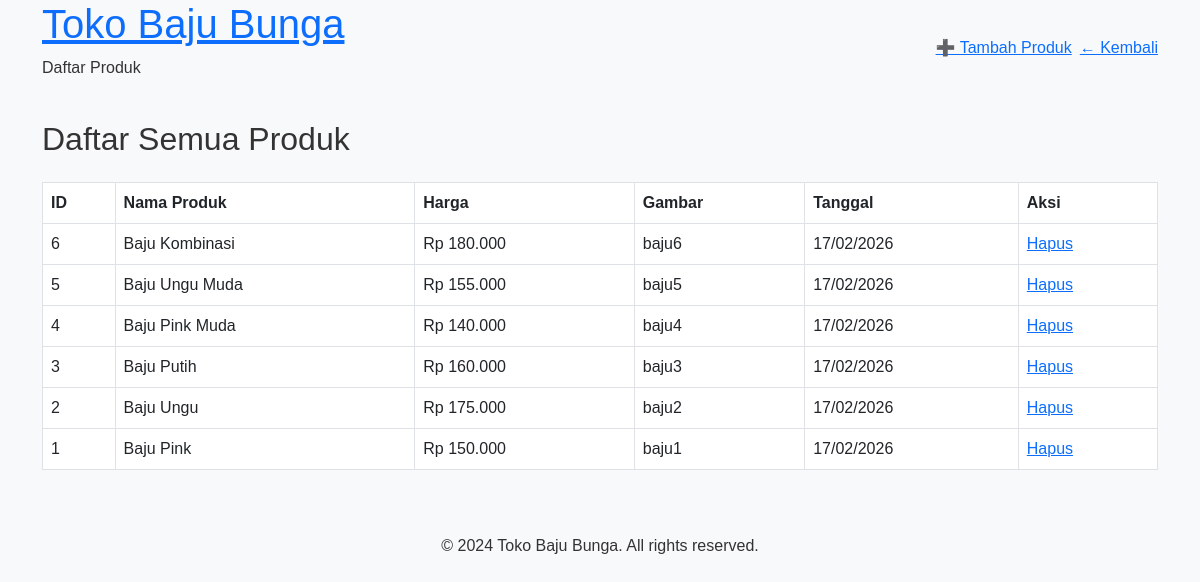
Screenshot of /daftar_produk.php (signed in) with the database file from the repository.
### tables this page shows
CREATE TABLE IF NOT EXISTS produk (
    id INT AUTO_INCREMENT PRIMARY KEY,
    nama VARCHAR(100) NOT NULL,
    harga INT NOT NULL,
    gambar VARCHAR(100),
    created_at TIMESTAMP DEFAULT CURRENT_TIMESTAMP
);

### daftar_produk.php (the view, shortened to what this page needs)
<?php
require_once 'config.php';
$sql = "SELECT * FROM produk ORDER BY id DESC";
$hasil = mysqli_query($conn, $sql);
?>
<!DOCTYPE html>
<html lang="id">
<head>
    <link href="https://cdn.jsdelivr.net/npm/bootstrap@5.3.0/dist/css/bootstrap.min.css" rel="stylesheet">
    <link rel="stylesheet" href="style.css">
</head>
<body>
    <header class="header">
        <div class="container">
            <div class="d-flex justify-content-between align-items-center">
                <div>
                    <h1><a href="index.php" class="header-link">Toko Baju Bunga</a></h1>
                    <p>Daftar Produk</p>
                </div>
                <div class="d-flex gap-2 align-items-center">
                    <a href="tambah_produk.php" class="btn-beli">➕ Tambah Produk</a>
                    <a href="admin.php" class="btn-keranjang">← Kembali</a>
                </div>
            </div>
        </div>
    </header>
    <main class="container mt-4">
        <h2 class="mb-4">Daftar Semua Produk</h2>
        <div class="table-responsive">
            <table class="table table-bordered">
                <thead>
                    <tr>
                        <th>ID</th>
                        <th>Nama Produk</th>
                        <th>Harga</th>
                        <th>Gambar</th>
                        <th>Tanggal</th>
                        <th>Aksi</th>
                    </tr>
                </thead>
                <tbody>
                    <?php while ($produk = mysqli_fetch_assoc($hasil)) { ?>
                    <tr>
                        <td><?php echo $produk['id']; ?></td>
                        <td><?php echo $produk['nama']; ?></td>
                        <td>Rp <?php echo number_format($produk['harga'], 0, ',', '.'); ?></td>
                        <td><?php echo $produk['gambar']; ?></td>
                        <td><?php echo date('d/m/Y', strtotime($produk['created_at'])); ?></td>
                        <td>
                            <a href="hapus_produk.php?id=<?php echo $produk['id']; ?>" class="btn-hapus btn-sm" onclick="return confirm('Hapus produk ini?')">Hapus</a>
                        </td>
                    </tr>
                    <?php } ?>
                </tbody>
            </table>
        </div>
    </main>
    <footer class="footer mt-5">
        <div class="container text-center">
            <p>&copy; 2024 Toko Baju Bunga. All rights reserved.</p>
        </div>
    </footer>
</body>
</html>

### assets/css/style.css (style rules this page uses)
body { background-color: #f8f9fa; font-family: 'Poppins', sans-serif; color: #333; }

### rows the page displays
produk: id "6", nama "Baju Kombinasi", harga "180.000", gambar "baju6", created_at "17/02/2026"
produk: id "5", nama "Baju Ungu Muda", harga "155.000", gambar "baju5", created_at "17/02/2026"
produk: id "4", nama "Baju Pink Muda", harga "140.000", gambar "baju4", created_at "17/02/2026"
produk: id "3", nama "Baju Putih", harga "160.000", gambar "baju3", created_at "17/02/2026"
produk: id "2", nama "Baju Ungu", harga "175.000", gambar "baju2", created_at "17/02/2026"
produk: id "1", nama "Baju Pink", harga "150.000", gambar "baju1", created_at "17/02/2026"
